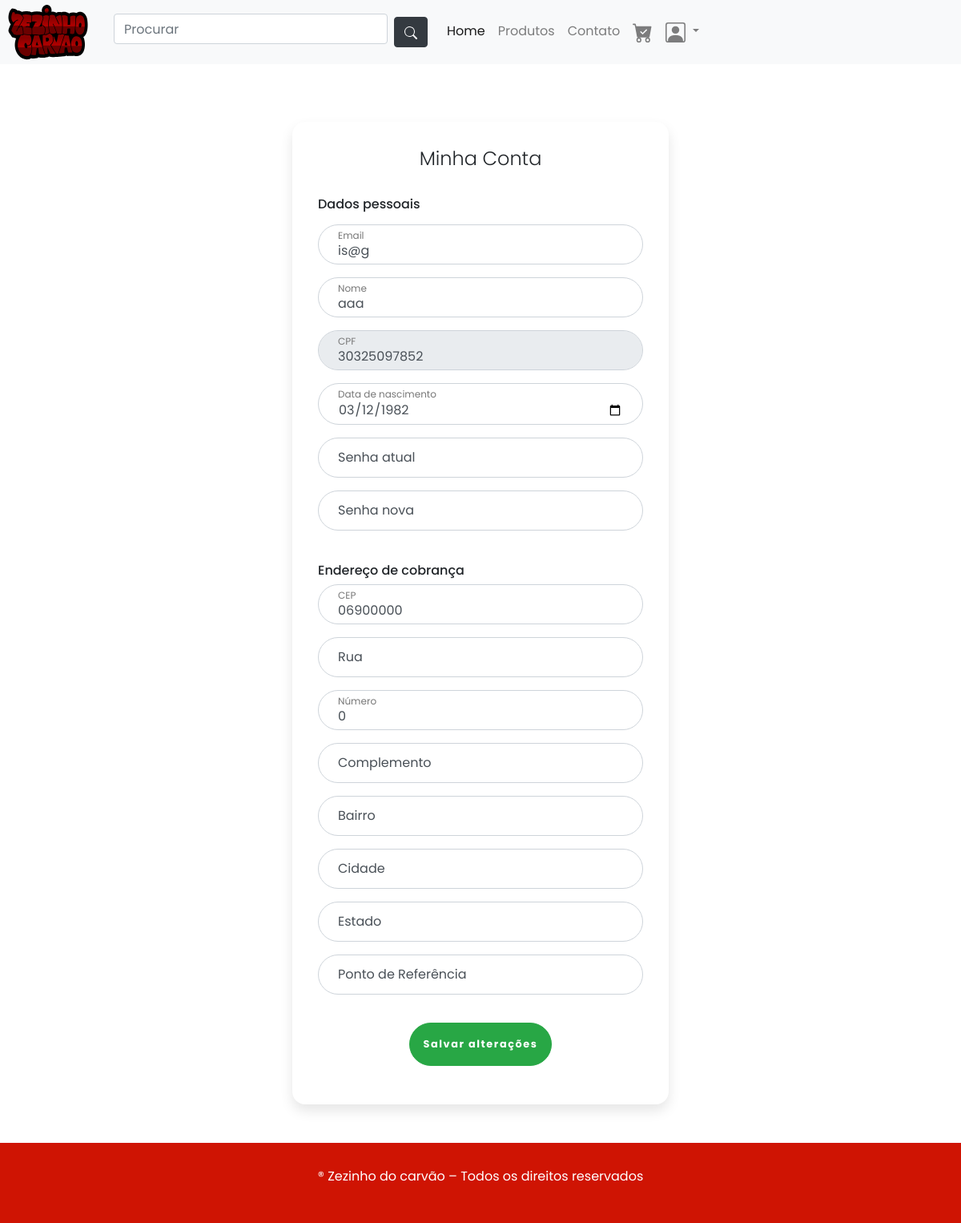
The app's page /pages/minhaconta.php (signed in) with its own data.
### tables this page shows
CREATE TABLE `clientes` (
  `cpf` varchar(11) NOT NULL,
  `nome` varchar(150) DEFAULT NULL,
  `email` varchar(45) DEFAULT NULL,
  `nascimento` date DEFAULT NULL,
  `cep` varchar(9) DEFAULT NULL,
  `endereco` varchar(45) DEFAULT NULL,
  `numero` int(11) DEFAULT NULL,
  `complemento` varchar(45) DEFAULT NULL,
  `bairro` varchar(45) DEFAULT NULL,
  `cidade` varchar(45) DEFAULT NULL,
  `estado` varchar(45) DEFAULT NULL,
  `ponto_ref` varchar(45) NOT NULL,
  `senha` varchar(45) DEFAULT NULL,
  `nivel` int(11) DEFAULT NULL
);

### pages/minhaconta.php (the view, shortened to what this page needs)
<?php
	$servidor = "localhost";
	$usuario = "root";
	$senha = "";
	$dbname = "projeto_tcc";
	$conn = mysqli_connect($servidor, $usuario, $senha, $dbname);
$cpfcliente= $_SESSION['usuarioCpf'];
$result_postagem = "SELECT * FROM clientes WHERE cpf = $cpfcliente";
$resultado_postagem = mysqli_query($conn, $result_postagem);
?>
<!DOCTYPE html>
<html>
<head>
<link rel="stylesheet" href="https://stackpath.bootstrapcdn.com/bootstrap/4.1.3/css/bootstrap.min.css">
<link href="../estilo/estilo.css" rel="stylesheet">
</head>
<body>
	<header>
	<nav class="navbarespaco navbar navbar-expand-lg navbar-light bg-light">
  <a class="navbar-brand" href="../index.php"><img class="logo" src="../imagens/ZeLOGO.svg"></a>
  <div class="collapse navbar-collapse" id="navbarNavAltMarkup">
  <nav class="navbar navbar-light bg-light justify-content-between">
  <form class="form-inline" action="pesquisar.php" method="post">
    <input class="form-control mr-sm-2" type="search" name="pesquisar" placeholder="Procurar" aria-label="Search">
    <button class="btn btn-dark my-2 my-sm-0" type="submit"></button>
  </form>
</nav>
    <div class="navbar-nav">
      <a class="nav-item nav-link active" href="../index.php">Home<span class="sr-only">(current)</span></a>
      <a class="nav-item nav-link" href="vitrine.php">Produtos</a>
      <a class="nav-item nav-link" href="contato.php">Contato</a>
<?php if(isset($_SESSION['usuarioNome'])){?>
	<a class="nav-item nav-link" href="../carrinho/carrinho.php"></a>
<div class="dropdown">
  <a class="nav-item nav-link dropdown-toggle" href="#" role="button" id="dropdownMenuLink" data-toggle="dropdown" aria-haspopup="true" aria-expanded="false">
  </a>
</div>
<?php }?>
    </div>
  </div>
</nav>
	</header>
<br>
<?php while($dado = $resultado_postagem->fetch_array()){
                    $emailC=$dado["email"];
                    $nomeC=$dado["nome"];
                    $cpfcliente=$dado["cpf"];
                    $nascimentoC=$dado["nascimento"];
                    $cep=$dado["cep"];
                    $endereco=$dado["endereco"];
                    $complemento=$dado["complemento"];
                    $bairro=$dado["bairro"];
                    $cidade=$dado["cidade"];
                    $estado=$dado["estado"];
                    $pontoRef=$dado["ponto_ref"];
                    $numero=$dado["numero"];
                    }?>
<div class="col-sm-9 col-md-7 col-lg-5 mx-auto">
        <div class="card card-signin my-5">
          <div class="card-body">
            <h4 class="card-title text-center">Minha Conta</h4>
            <form action="alterarperfil.php" class="form-signin" method="post">
                <div class="form-label-group">
                <h6>Dados pessoais<h6>
                </div>
                <div class="form-label-group">
                <input type="email" name="email" id="inputEmail" class="form-control" Placeholder="E-mail" value="<?php echo $emailC;?>" required>
                <label for="inputEmail">Email</label>
                </div>
                <div class="form-label-group">
                <input type="text" name="nome" id="inputNomeCompleto" class="form-control" placeholder="Nome completo" value="<?php echo $nomeC;?>" required>
                <label for="inputNomeCompleto">Nome</label>
                </div>
                <div class="form-label-group">
                <input disabled="disabled" type="text" name="cpf" id="inputCPF" class="form-control" placeholder="CPF" value="<?php echo $cpfcliente;?>" required>
                <label for="inputCPF">CPF</label>
                </div>
                <div class="form-label-group">
                <input type="date" name="nascimento" id="inputData" class="form-control" placeholder="Data de nascimento" maxlength="11" value="<?php echo $nascimentoC;?>" required>
                <label for="inputData">Data de nascimento</label>
                </div>
                <div class="form-label-group">
                <input type="password" name="senha" id="inputPassword" class="form-control" placeholder="Senha (minímo 6 caracteres)" minlength="6">
                <label for="inputPassword">Senha atual</label>
                </div>
                <div class="form-label-group">
                <input type="password" name="confirmarSenha" id="inputPassword1" class="form-control" placeholder="Senha (minímo 6 caracteres)">
                <label for="inputPassword1">Senha nova</label>
                </div>
              <br>
              <h6>Endereço de cobrança<h6>
            <div class="form-label-group">
            <input type="text" name="cep" id="inputCep" class="form-control" placeholder="cep" value="<?php echo $cep;?>" required onblur="pesquisacep(this.value);" />
            <label for="inputCep">CEP</label>
            </div>
            <div class="form-label-group">
            <input type="text" name="endereco" id="inputRua" class="form-control" placeholder="Endereço" value="<?php echo $endereco;?>" />
            <label for="inputRua">Rua</label>
            </div>
            <div class="form-label-group">
            <input type="number" name="numero" id="inputNumero" class="form-control" placeholder="Numero:" value="<?php echo $numero;?>" />
            <label for="inputNumero">Número</label>
            </div>
            <div class="form-label-group">
            <input type="text" name="complemento" id="inputComplemento" class="form-control" placeholder="Complemento:" value="<?php echo $complemento;?>" />
            <label for="inputComplemento">Complemento</label>
            </div>
            <div class="form-label-group">
            <input type="text" name="bairro" id="inputBairro" class="form-control" placeholder="Bairro" value="<?php echo $bairro;?>" />
            <label for="inputBairro">Bairro</label>
            </div>
            <div class="form-label-group">
            <input type="text" name="cidade" id="inputCidade" class="form-control" placeholder="Cidade" value="<?php echo $cidade;?>"  />
            <label for="inputCidade">Cidade</label>
            </div>
            <div class="form-label-group">
            <input type="text" name="estado" id="inputEstado" class="form-control" placeholder="Estado" value="<?php echo $estado;?>" />
            <label for="inputEstado">Estado</label>
            </div>
            <div class="form-label-group">
            <input type="text" name="pont_ref" id="inputReferencia" class="form-control" placeholder="Ponto de Refêrencia:" value="<?php echo $pontoRef;?>" />
            <label for="inputReferencia">Ponto de Referência</label>
            </div>
          </form>
          <br>
                <div style="text-align:center">
                <input type="submit" name="acao" value= "Salvar alterações" class="btn btn-success"/>
            </div>
          </div>
        </div>
      </div>
<footer>
<div class="footer">
	<div class="center">
	<p> ® Zezinho do carvão – Todos os direitos reservados</p>
	</div>
</div>
</footer>
</body>
</html>

### estilo/estilo.css (style rules this page uses)
* { margin: 0; padding: 0; box-sizing: border-box; }
.navbarespaco { margin: 0; padding: 0; }
html,body { min-height: 100%; background-color: white; }
body { padding: 0; margin: 0; }
.center { max-width: 1280px; padding:0 2%; margin:0 auto; }
header { background: rgb(202, 124, 124); }
header .logo { width : 100px; height: 70px; text-transform: uppercase; margin-left: 10px; }
footer { background: #CF1403; padding: 30px 0; width: 100%; float: right; display: block; position: relative; }
footer p { color: white; text-align: center; font-weight:400; font-size: 16px; }
body { overflow-x: hidden; }
:root { --input-padding-x: 1.5rem; --input-padding-y: .75rem; }
.card-signin { border: 0; border-radius: 1rem; box-shadow: 0 0.5rem 1rem 0 rgba(0, 0, 0, 0.1); }
.card-signin .card-title { margin-bottom: 2rem; font-weight: 300; font-size: 1.5rem; }
.card-signin .card-body { padding: 2rem; }
.form-signin { width: 100%; }
.form-signin .btn { font-size: 80%; border-radius: 5rem; letter-spacing: .1rem; font-weight: bold; padding: 1rem; transition: all 0.2s; }
.form-label-group { position: relative; margin-bottom: 1rem; }
.form-label-group input { height: auto; border-radius: 2rem; }
.form-label-group>input, .form-label-group>label { padding: var(--input-padding-y) var(--input-padding-x); }
.form-label-group>label { position: absolute; top: 0; left: 0; display: block; width: 100%; margin-bottom: 0; line-height: 1.5; color: #495057; border: 1px solid transparent; border-radius: .25rem; transition: all .1s ease-in-out; }
.form-label-group input::placeholder { color: transparent; }
.form-label-group input:not(:placeholder-shown) { padding-top: calc(var(--input-padding-y) + var(--input-padding-y) * (2 / 3)); padding-bottom: calc(var(--input-padding-y) / 3); }
.form-label-group input:not(:placeholder-shown)~label { padding-top: calc(var(--input-padding-y) / 3); padding-bottom: calc(var(--input-padding-y) / 3); font-size: 12px; color: #777; }

### pages/minhaconta.php (style rules this page uses)
*, body { font-family: 'Poppins', sans-serif; font-weight: 400; -webkit-font-smoothing: antialiased; text-rendering: optimizeLegibility; -moz-osx-font-smoothing: grayscale; }
input { margin-bottom:8px; }

### records on screen
clientes: email "is@g", nome "aaa", cpf "30325097852", nascimento "03/12/1982", cep "06900000", numero "0"
